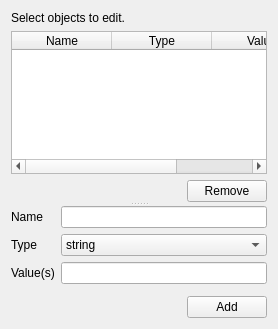
<?xml version="1.0" encoding="UTF-8"?>
<ui version="4.0">
 <class>smtkEditPropertiesView</class>
 <widget class="QWidget" name="smtkEditPropertiesView">
  <property name="geometry">
   <rect>
    <x>0</x>
    <y>0</y>
    <width>273</width>
    <height>329</height>
   </rect>
  </property>
  <property name="windowTitle">
   <string>Form</string>
  </property>
  <layout class="QVBoxLayout" name="verticalLayout_3">
   <item>
    <widget class="QSplitter" name="splitter">
     <property name="orientation">
      <enum>Qt::Vertical</enum>
     </property>
     <widget class="QWidget" name="topSplit">
      <layout class="QVBoxLayout" name="verticalLayout">
       <item>
        <widget class="QLabel" name="m_editorLabel">
         <property name="toolTip">
          <string>&lt;html&gt;&lt;head/&gt;&lt;body&gt;&lt;p&gt;As you select objects in the resource panel or 3-D view,
you will be able to inspect and edit their freeform properties.&lt;/p&gt;&lt;/body&gt;&lt;/html&gt;</string>
         </property>
         <property name="text">
          <string>Select objects to edit.</string>
         </property>
        </widget>
       </item>
       <item>
        <widget class="QTableWidget" name="m_attributeValueTable">
         <property name="sizePolicy">
          <sizepolicy hsizetype="MinimumExpanding" vsizetype="Expanding">
           <horstretch>0</horstretch>
           <verstretch>2</verstretch>
          </sizepolicy>
         </property>
         <property name="alternatingRowColors">
          <bool>true</bool>
         </property>
         <property name="selectionBehavior">
          <enum>QAbstractItemView::SelectRows</enum>
         </property>
         <property name="sortingEnabled">
          <bool>false</bool>
         </property>
         <column>
          <property name="text">
           <string>Name</string>
          </property>
         </column>
         <column>
          <property name="text">
           <string>Type</string>
          </property>
         </column>
         <column>
          <property name="text">
           <string>Value</string>
          </property>
         </column>
        </widget>
       </item>
       <item>
        <layout class="QHBoxLayout" name="horizontalLayout_2">
         <item>
          <spacer name="horizontalSpacer">
           <property name="orientation">
            <enum>Qt::Horizontal</enum>
           </property>
           <property name="sizeHint" stdset="0">
            <size>
             <width>40</width>
             <height>20</height>
            </size>
           </property>
          </spacer>
         </item>
         <item>
          <widget class="QPushButton" name="m_removeButton">
           <property name="text">
            <string>Remove</string>
           </property>
          </widget>
         </item>
        </layout>
       </item>
      </layout>
     </widget>
     <widget class="QWidget" name="bottomSplit">
      <layout class="QVBoxLayout" name="verticalLayout_2">
       <item>
        <layout class="QGridLayout" name="gridLayout">
         <item row="1" column="0">
          <widget class="QLabel" name="m_propertyTypeLabel">
           <property name="text">
            <string>Type</string>
           </property>
          </widget>
         </item>
         <item row="2" column="0">
          <widget class="QLabel" name="m_propertyValuesLabel">
           <property name="text">
            <string>Value(s)</string>
           </property>
          </widget>
         </item>
         <item row="1" column="1">
          <widget class="QComboBox" name="m_attributeTypeCombo">
           <item>
            <property name="text">
             <string>string</string>
            </property>
           </item>
           <item>
            <property name="text">
             <string>floating-point</string>
            </property>
           </item>
           <item>
            <property name="text">
             <string>integer</string>
            </property>
           </item>
           <item>
            <property name="text">
             <string>coordinate-frame</string>
            </property>
           </item>
          </widget>
         </item>
         <item row="0" column="1">
          <widget class="QLineEdit" name="m_attributeNameEdit"/>
         </item>
         <item row="2" column="1">
          <widget class="QLineEdit" name="m_attributeValuesEdit"/>
         </item>
         <item row="0" column="0">
          <widget class="QLabel" name="m_propertyNameLabel">
           <property name="text">
            <string>Name</string>
           </property>
          </widget>
         </item>
         <item row="3" column="1">
          <widget class="QWidget" name="m_frameWidgetContainer" native="true">
           <property name="sizePolicy">
            <sizepolicy hsizetype="Preferred" vsizetype="MinimumExpanding">
             <horstretch>0</horstretch>
             <verstretch>0</verstretch>
            </sizepolicy>
           </property>
          </widget>
         </item>
        </layout>
       </item>
       <item>
        <layout class="QHBoxLayout" name="horizontalLayout">
         <item>
          <spacer name="horizontalSpacer_2">
           <property name="orientation">
            <enum>Qt::Horizontal</enum>
           </property>
           <property name="sizeHint" stdset="0">
            <size>
             <width>40</width>
             <height>20</height>
            </size>
           </property>
          </spacer>
         </item>
         <item>
          <widget class="QPushButton" name="m_addButton">
           <property name="text">
            <string>Add</string>
           </property>
          </widget>
         </item>
        </layout>
       </item>
      </layout>
     </widget>
    </widget>
   </item>
  </layout>
 </widget>
 <resources/>
 <connections/>
</ui>
